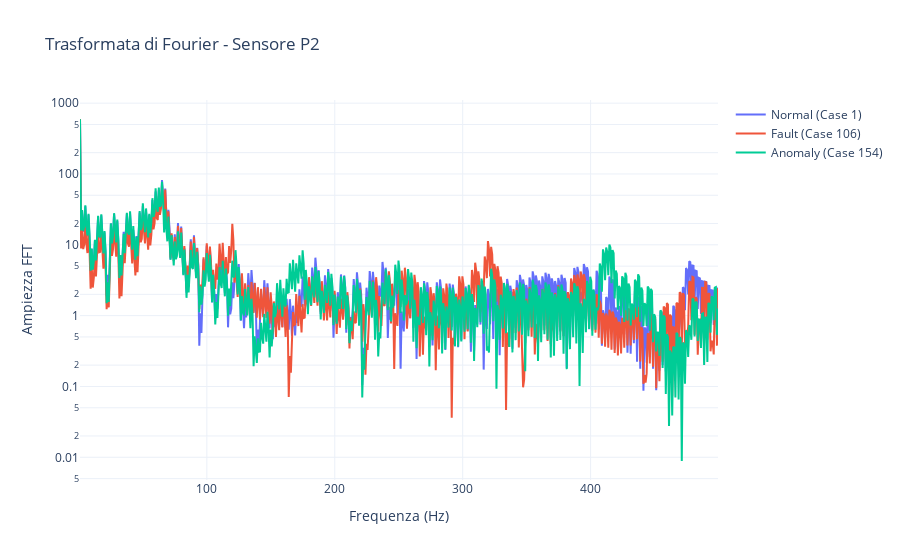

Notebook code cell kept with this figure:
### Markdown cell above
# FFT modificata

### Code cell
# Selezione del sensore da analizzare
sensore_selezionato = "P2"

# Selezione di un solo caso per ogni condizione
condizioni = ["Normal", "Fault", "Anomaly"]
colori = {"Normal": "#636EFA", "Fault": "#EF553B", "Anomaly": "#00CC96"}  # Blu, Rosso, Verde acqua

# Impostazione del sampling rate a 1000 Hz (1 kHz)
sampling_rate = 1000  # Hz
fig = go.Figure()

# Dizionario per tenere traccia dei casi selezionati
casi_selezionati = {}

for condizione in condizioni:
    df_condizione = df_train_labeled[df_train_labeled["Condition"] == condizione]
    
    # Seleziona un solo caso rappresentativo per ogni condizione
    if not df_condizione.empty:
        caso_singolo = df_condizione["Case"].unique()[0]  # Prende il primo caso disponibile
        df_singolo = df_condizione[df_condizione["Case"] == caso_singolo]

        # Salviamo il caso selezionato
        casi_selezionati[condizione] = caso_singolo

        # Applicazione della Finestra Hanning
        segnale = df_singolo[sensore_selezionato].values
        segnale_finestrato = segnale * np.hanning(len(segnale))

        # Applicazione della FFT
        N = len(segnale_finestrato)
        fft_vals = np.fft.fft(segnale_finestrato)
        fft_freqs = np.fft.fftfreq(N, d=1/sampling_rate)

        # Prendiamo solo la parte positiva dello spettro
        mask_freq = fft_freqs > 0
        fft_freqs = fft_freqs[mask_freq]
        fft_vals = np.abs(fft_vals[mask_freq])  # Modulo della FFT

        fig.add_trace(go.Scatter(
            x=fft_freqs,
            y=fft_vals,
            mode='lines',
            name=f"{condizione} (Case {caso_singolo})",
            line=dict(color=colori.get(condizione, "#7F7F7F"))  # Default a grigio se condizione sconosciuta
        ))

# Layout del grafico
fig.update_layout(
    title=f"Trasformata di Fourier - Sensore {sensore_selezionato}",
    xaxis_title="Frequenza (Hz)",
    yaxis_title="Ampiezza FFT",
    yaxis_type="log",  # Scala logaritmica per enfatizzare le differenze
    template="plotly_white"
)

# Mostra il grafico
fig.show()

# Stampiamo i casi selezionati per riferimento
print("Casi selezionati:", casi_selezionati)

### Figure 1 — Plotly figure (JSON) as saved in the notebook; plotly's stock layout.template omitted (floating-point values rounded to 4 significant figures; data arrays with more than 128 entries replaced by an {"elided": "..."} marker saying what was removed)
{"data": [{"line": {"color": "#636EFA"}, "mode": "lines", "name": "Normal (Case 1)", "type": "scatter", "x": {"elided": "600 float values"}, "y": {"elided": "600 float values"}}, {"line": {"color": "#EF553B"}, "mode": "lines", "name": "Fault (Case 106)", "type": "scatter", "x": {"elided": "600 float values"}, "y": {"elided": "600 float values"}}, {"line": {"color": "#00CC96"}, "mode": "lines", "name": "Anomaly (Case 154)", "type": "scatter", "x": {"elided": "600 float values"}, "y": {"elided": "600 float values"}}], "layout": {"title": {"text": "Trasformata di Fourier - Sensore P2"}, "xaxis": {"title": {"text": "Frequenza (Hz)"}}, "yaxis": {"title": {"text": "Ampiezza FFT"}, "type": "log"}}}
